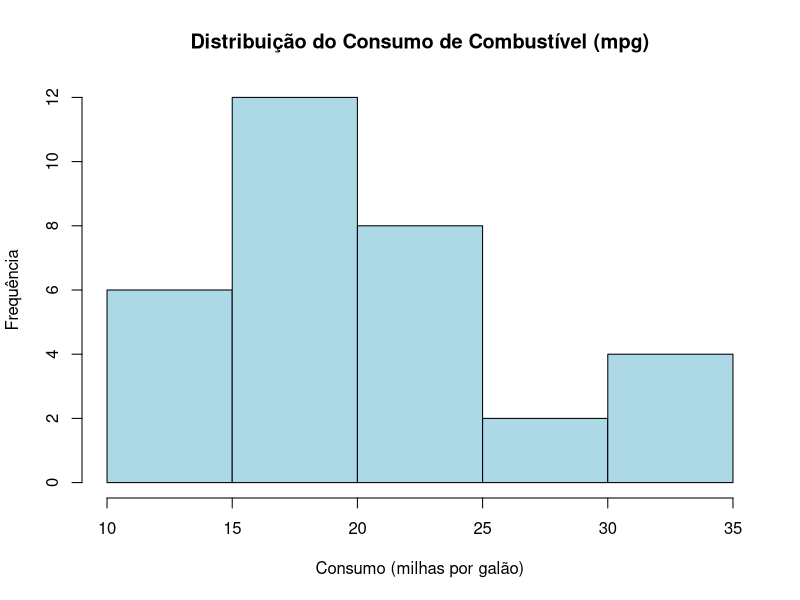
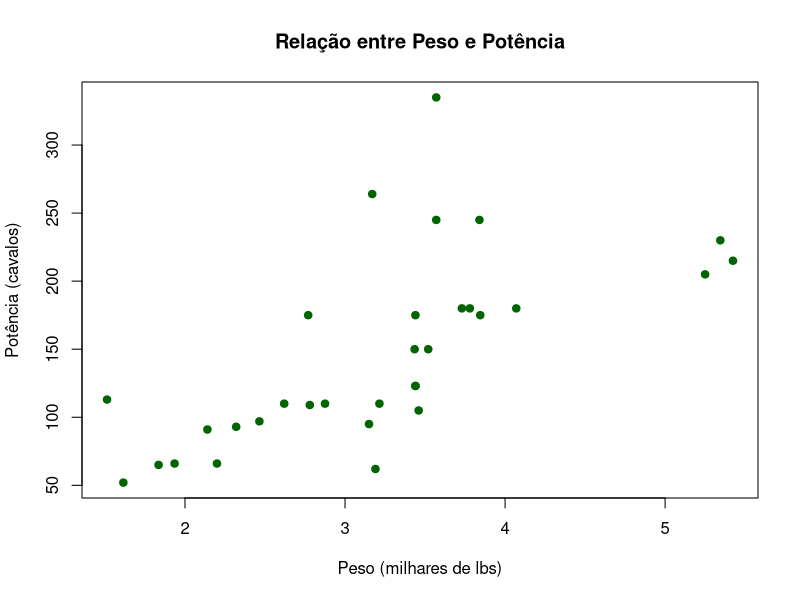
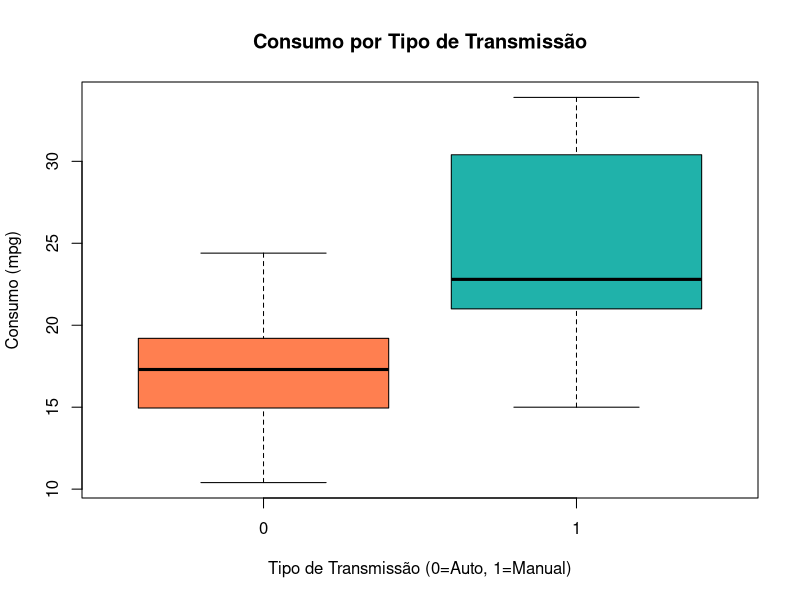
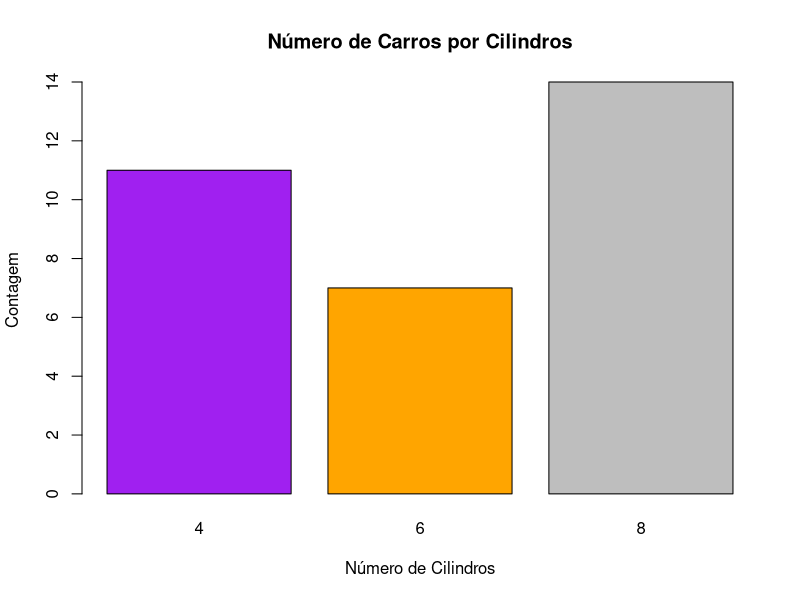

Here is the R script that generated these plots, in order:
# Gabarito do Exercício: Análise Exploratória de Dados de Carros

# O dataset mtcars já está carregado. Para ter certeza, você pode rodar:
data(mtcars)

#--------------------------------------------------------------------------------
# 1. Pergunta: Como o consumo de combustível (mpg) está distribuído?
#--------------------------------------------------------------------------------
# O gráfico mais adequado para a distribuição de uma única variável numérica
# é o HISTOGRAMA.

hist(mtcars$mpg,
     main = "Distribuição do Consumo de Combustível (mpg)",
     xlab = "Consumo (milhas por galão)",
     ylab = "Frequência",
     col = "lightblue",
     border = "black")


#--------------------------------------------------------------------------------
# 2. Pergunta: Existe uma relação entre o peso (wt) e a potência (hp)?
#--------------------------------------------------------------------------------
# O gráfico mais adequado para explorar a relação entre duas variáveis numéricas
# é o GRÁFICO DE DISPERSÃO (scatter plot).

plot(x = mtcars$wt, y = mtcars$hp,
     main = "Relação entre Peso e Potência",
     xlab = "Peso (milhares de lbs)",
     ylab = "Potência (cavalos)",
     pch = 19,
     col = "darkgreen")

# O que o gráfico nos mostra? Que a relação é positiva: carros mais pesados
# tendem a ter mais cavalos de potência.

#--------------------------------------------------------------------------------
# 3. Pergunta: A transmissão manual (am=1) tem um consumo (mpg) diferente
# da automática (am=0)?
#--------------------------------------------------------------------------------
# O gráfico mais adequado para comparar a distribuição de uma variável numérica
# entre dois grupos é o BOXPLOT.

# A notação y ~ x (mpg em função de am) é perfeita para isso.
boxplot(mpg ~ am, data = mtcars,
        main = "Consumo por Tipo de Transmissão",
        xlab = "Tipo de Transmissão (0=Auto, 1=Manual)",
        ylab = "Consumo (mpg)",
        col = c("coral", "lightseagreen"))

# O que o gráfico nos mostra? A mediana e a caixa do grupo "1" (manual)
# estão visivelmente mais altas, indicando que a transmissão manual tende
# a ter um consumo de combustível maior.

#--------------------------------------------------------------------------------
# 4. Pergunta: Qual o número de cilindros mais comum?
#--------------------------------------------------------------------------------
# O gráfico mais adequado para mostrar a contagem de cada categoria
# (variável 'cyl' que é categórica aqui) é o GRÁFICO DE BARRAS.

# Primeiro, precisamos de uma tabela de frequências
contagem_cilindros <- table(mtcars$cyl)
print(contagem_cilindros)

# Agora, usamos a tabela para criar o gráfico de barras
barplot(contagem_cilindros,
        main = "Número de Carros por Cilindros",
        xlab = "Número de Cilindros",
        ylab = "Contagem",
        col = c("purple", "orange", "gray"))
#------------------------------------------------------------------------------#